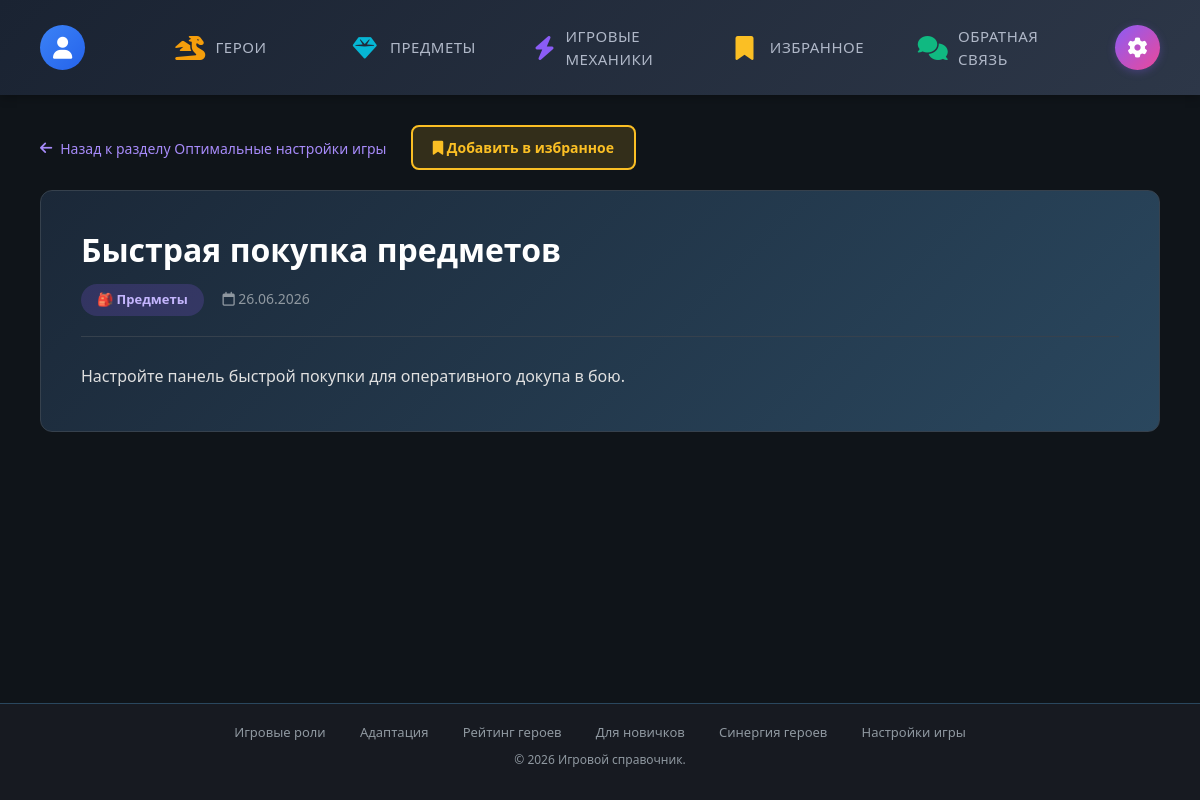
/sections/settings/setting_detail.php?id=32 (signed in), run on the app's committed database.
### tables this page shows
CREATE TABLE IF NOT EXISTS game_mechanic (
  id_game_mechanic INT AUTO_INCREMENT PRIMARY KEY,
  title VARCHAR(255) NOT NULL,
  category VARCHAR(100) NOT NULL,
  content TEXT NOT NULL,
  created_date DATETIME DEFAULT CURRENT_TIMESTAMP
);

### sections/settings/setting_detail.php (the view, shortened to what this page needs)
<?php
$pdo = getDB();
$id   = $_GET['id'] ?? 0;
$from = $_GET['from'] ?? '';
$stmt = $pdo->prepare("SELECT * FROM game_mechanic WHERE id_game_mechanic = ?");
$stmt->execute([$id]);
$setting = $stmt->fetch();
$isFavorite = false;
if ($from === 'favorites') {
    $backLink = BASE_URL . '/account/favorites.php';
    $backText = 'Назад к избранному';
} else {
    $backLink = BASE_URL . '/sections/settings/settings.php';
    $backText = 'Назад к разделу Оптимальные настройки игры';
}
$categoryEmojis = [
    'Способности' => '✨',
    'Предметы' => '🎒',
    'Курьер' => '📦',
    'Автоатака' => '⚔️',
    'Камера' => '📷',
    'Прочее' => '⚙️'
];
require_once __DIR__ . '/../../includes/header.php';
?>
<a href="<?= $backLink ?>" class="back-btn">
    <i class="fas fa-arrow-left"></i> <?= $backText ?>
</a>
<button id="favBtn" class="fav-btn" onclick="toggleFavorite('setting', <?= $id ?>)" style="background: <?= $isFavorite ? 'rgba(251,191,36,0.3)' : 'rgba(251,191,36,0.15)' ?>;">
    <i class="fas <?= $isFavorite ? 'fa-star' : 'fa-bookmark' ?>"></i> <?= $isFavorite ? 'В избранном' : 'Добавить в избранное' ?>
</button>
<div class="mechanic-detail">
    <h1><?= htmlspecialchars($setting['title']) ?></h1>
    <div class="meta">
        <span class="category-badge">
            <?= $categoryEmojis[$setting['category']] ?? '⚙️' ?> <?= htmlspecialchars($setting['category']) ?>
        </span>
        <span><i class="far fa-calendar"></i> <?= date('d.m.Y', strtotime($setting['created_date'])) ?></span>
    </div>
    <div class="content"><?= nl2br(htmlspecialchars($setting['content'])) ?></div>
</div>
<?php require_once __DIR__ . '/../../includes/footer.php'; ?>

### css/style.css (style rules this page uses)
* { margin: 0; padding: 0; box-sizing: border-box; }
body { background: #0f1419; color: #e0e0e0; font-family: 'Segoe UI', Tahoma, Geneva, Verdana, sans-serif; min-height: 100vh; display: flex; flex-direction: column; padding-bottom: 80px; }
.back-btn { display: inline-flex; align-items: center; gap: 8px; color: #8f98a0; text-decoration: none; margin-bottom: 20px; font-size: 14px; transition: color 0.2s; padding: 8px 0; }
.back-btn i { font-size: 14px; }
.mechanic-detail { background: linear-gradient(135deg, #1b2838 0%, #2a475e 100%); border: 1px solid #36414d; border-radius: 12px; padding: 40px; }
.mechanic-detail h1 { color: #fff; font-size: 32px; margin-bottom: 15px; font-weight: 700; }
.mechanic-detail .meta { color: #8f98a0; font-size: 14px; margin-bottom: 25px; padding-bottom: 20px; border-bottom: 1px solid #36414d; }
.mechanic-detail .category-badge { display: inline-block; background: rgba(139,92,246,0.2); color: #c4b5fd; padding: 6px 16px; border-radius: 20px; font-size: 13px; font-weight: 600; margin-right: 15px; }
.mechanic-detail .content { color: #e0e0e0; font-size: 16px; line-height: 1.8; white-space: pre-wrap; }
.back-btn { display: inline-flex; align-items: center; gap: 8px; color: #a78bfa; text-decoration: none; margin-bottom: 20px; font-size: 14px; transition: color 0.2s; }
.fav-btn { border: 2px solid #fbbf24;color: #fbbf24;padding: 10px 20px;border-radius: 8px;cursor: pointer;font-weight: 600;margin: 0 0 20px 20px; transition: all 0.3s;font-size: 14px; }

### includes/header.php (style rules this page uses)
html { overflow-y: scroll; }

### data on the page
game_mechanic: title "Быстрая покупка предметов", category "🎒", category "Предметы", created_date "26.06.2026", content "Настройте панель быстрой покупки для оперативного докупа в бою."

### other printed values
$backText "Назад к разделу Оптимальные настройки игры"
